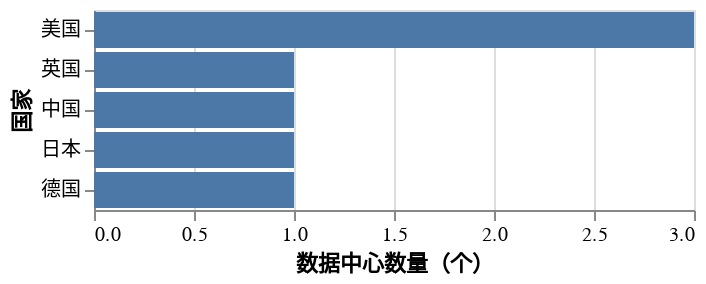

Write notebook code for a chart like this one.
### Code cell
df |> @vlplot(
    :bar,
    # transforr = "datum.year == 2000"}],
    y = {"country", sort = "-x", title = "国家"},
    x = {"count()", title = "数据中心数量（个）"},
)

### Figure 1 — Vega-Lite specification as saved in the notebook (floating-point values rounded to 4 significant figures)
{"data": {"values": [{"apiCount": 3, "apis": "FTP; OpenDAP; other", "contentTypeCount": 5, "contentTypes": "图片;原始数据;科学和统计数据格式；结构化图形；结构化文本", "country": "美国", "dataAccessCount": 2, "dataAccesses": "开放\n    ;\n    受限\n    机构会员资格\n    其他\n    注册", "entryDate": "2012-11-21", "institutionCount": 6, "institutions": "环境科学研究所、国家冰雪数据中心（一般；技术）； EarthCube 数据设施委员会（一般）；美国国家航空航天局（基金）；国家海洋和大气管理局（资金；一般）；国家科学基金（基金）；科罗拉多大学博尔德分校（基金；一般）", "lastUpdate": "2021-06-29", "name": "国家冰雪数据中心", "orgIdentifier": "r3d100010110", "pidSystemCount": 1, "pidSystems": "DOI", "policies": "https://www.coretrustseal.org/wp-content/uploads/2020/03/WDC-NSIDC.pdf; https://nsidc.org/privacy.html", "policyCount": 2, "repositoryURL": "https://nsidc.org/data/"}, {"apiCount": 0, "apis": null, "contentTypeCount": 4, "contentTypes": "视听数据；数据库；图片;标准办公文件", "country": "英国", "dataAccessCount": 2, "dataAccesses": "开放\n    ;\n    受限\n    注册", "entryDate": "2013-09-09", "institutionCount": 3, "institutions": "英国皇家学会（基金）；剑桥大学斯科特极地研究所图书馆（一般；技术）；世界冰川学数据中心（一般）", "lastUpdate": "2021-06-08", "name": "剑桥世界冰川学数据中心", "orgIdentifier": "r3d100010457", "pidSystemCount": 1, "pidSystems": null, "policies": "https://www.spri.cam.ac.uk/archives/policy/", "policyCount": 1, "repositoryURL": "https://www.spri.cam.ac.uk/library/catalogue/sprilib/icesnow/"}, {"apiCount": 1, "apis": "FTP", "contentTypeCount": 7, "contentTypes": "存档数据；图片;纯文本;科学和统计数据格式；源代码;标准办公文件；结构化图形", "country": "中国", "dataAccessCount": 1, "dataAccesses": "受限\n    其他", "entryDate": "2022-02-22", "institutionCount": 4, "institutions": "中国科学院山地灾害与环境研究所（一般）；中国科学院西北生态环境资源研究院（一般）；中国科学院青海盐湖研究所（一般）；中国科学院新疆生态与地理研究所（一般）", "lastUpdate": "2022-02-24", "name": "国家冰川冻土沙漠科学数据中心", "orgIdentifier": "r3d100013754", "pidSystemCount": 2, "pidSystems": "DOI；其他", "policies": null, "policyCount": 0, "repositoryURL": "http://www.ncdc.ac.cn"}, {"apiCount": 0, "apis": null, "contentTypeCount": 4, "contentTypes": "图片;原始数据;科学和统计数据格式；结构化文本", "country": "日本", "dataAccessCount": 2, "dataAccesses": "开放\n    ;\n    受限\n    注册", "entryDate": "2014-09-16", "institutionCount": 1, "institutions": "国家极地研究所极地数据中心（一般）", "lastUpdate": "2021-05-06", "name": "国家极地研究所科学数据库", "orgIdentifier": "r3d100010957", "pidSystemCount": 1, "pidSystems": "DOI", "policies": "https://scidbase.nipr.ac.jp/uploads/policy/data-policy.e.pdf; https://scidbase.nipr.ac.jp/uploads/policy/ipy_datapolicy_e.pdf; https://www.polarcommons.org/; https://www.nipr.ac.jp/english/terms.html", "policyCount": 4, "repositoryURL": "https://scidbase.nipr.ac.jp/?ml_lang=en"}, {"apiCount": 2, "apis": "FTP; OpenDAP", "contentTypeCount": 7, "contentTypes": "存档数据；图片;科学和统计数据格式；软件应用程序；标准办公文件；结构化图形；结构化文本", "country": "德国", "dataAccessCount": 2, "dataAccesses": "开放\n    ;\n    受限\n    注册", "entryDate": "2012-09-26", "institutionCount": 1, "institutions": "汉堡大学，地球系统研究和可持续发展中心，一般气候数据中心（资金；一般；技术）", "lastUpdate": "2023-06-19", "name": "综合气候数据中心", "orgIdentifier": "r3d100010405", "pidSystemCount": 0, "pidSystems": null, "policies": "https://www.cen.uni-hamburg.de/en/icdc/research/data-management.html", "policyCount": 1, "repositoryURL": "https://www.cen.uni-hamburg.de/en/icdc/data.html"}, {"apiCount": 2, "apis": "FTP; REST", "contentTypeCount": 5, "contentTypes": "图片;科学和统计数据格式；标准办公文件；结构化文本；其他", "country": "美国", "dataAccessCount": 2, "dataAccesses": "开放\n    ;\n    受限\n    收费", "entryDate": "2013-05-11", "institutionCount": 2, "institutions": "国家环境信息中心（一般）；国家海洋和大气管理局（一般）", "lastUpdate": "2023-05-09", "name": "NOAA 国家环境信息中心", "orgIdentifier": "r3d100010311", "pidSystemCount": 1, "pidSystems": "DOI", "policies": "https://www.ncei.noaa.gov/sites/default/files/2019-10/NCEI%20Archive%20Collecting%20Policy.pdf", "policyCount": 1, "repositoryURL": "https://www.ncei.noaa.gov/access/paleo-search/"}, {"apiCount": 1, "apis": "REST", "contentTypeCount": 6, "contentTypes": "数据库；图片;科学和统计数据格式；标准办公文件；结构化文本；其他", "country": "美国", "dataAccessCount": 1, "dataAccesses": "开放", "entryDate": "2014-01-22", "institutionCount": 4, "institutions": "哥伦比亚大学拉蒙特-多尔蒂地球观测站（技术）；跨学科地球数据联盟（一般；技术）；国家科学基金（基金）；美国南极计划（一般）", "lastUpdate": "2022-12-12", "name": "美国南极计划数据中心", "orgIdentifier": "r3d100010660", "pidSystemCount": 1, "pidSystems": "DOI", "policies": "https://www.nsf.gov/publications/pub_summ.jsp?ods_key=nsf16055; https://www.nsf.gov/bfa/dias/policy/dmp.jsp", "policyCount": 2, "repositoryURL": "https://www.usap-dc.org/"}]}, "encoding": {"x": {"aggregate": "count", "title": "数据中心数量（个）", "type": "quantitative"}, "y": {"field": "country", "sort": "-x", "title": "国家", "type": "nominal"}}, "mark": "bar"}
